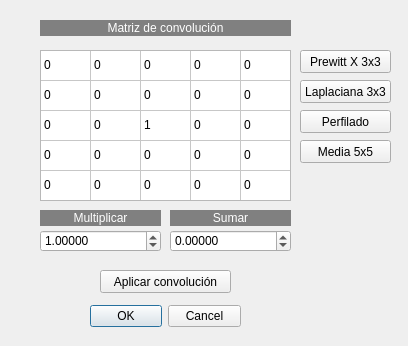
<?xml version="1.0" encoding="UTF-8"?>
<ui version="4.0">
 <class>convolucion</class>
 <widget class="QDialog" name="convolucion">
  <property name="geometry">
   <rect>
    <x>0</x>
    <y>0</y>
    <width>408</width>
    <height>346</height>
   </rect>
  </property>
  <property name="windowTitle">
   <string>Convolución</string>
  </property>
  <widget class="QDialogButtonBox" name="buttonBox">
   <property name="geometry">
    <rect>
     <x>90</x>
     <y>300</y>
     <width>151</width>
     <height>32</height>
    </rect>
   </property>
   <property name="orientation">
    <enum>Qt::Horizontal</enum>
   </property>
   <property name="standardButtons">
    <set>QDialogButtonBox::Cancel|QDialogButtonBox::Ok</set>
   </property>
  </widget>
  <widget class="QLabel" name="label">
   <property name="geometry">
    <rect>
     <x>40</x>
     <y>20</y>
     <width>251</width>
     <height>16</height>
    </rect>
   </property>
   <property name="styleSheet">
    <string notr="true">background-color: rgb(128, 128, 128);
color: rgb(255, 255, 255);</string>
   </property>
   <property name="text">
    <string>Matriz de convolución</string>
   </property>
   <property name="alignment">
    <set>Qt::AlignCenter</set>
   </property>
  </widget>
  <widget class="QTableWidget" name="tableWidget">
   <property name="geometry">
    <rect>
     <x>40</x>
     <y>50</y>
     <width>251</width>
     <height>151</height>
    </rect>
   </property>
   <property name="verticalScrollBarPolicy">
    <enum>Qt::ScrollBarAlwaysOff</enum>
   </property>
   <property name="horizontalScrollBarPolicy">
    <enum>Qt::ScrollBarAlwaysOff</enum>
   </property>
   <property name="rowCount">
    <number>5</number>
   </property>
   <property name="columnCount">
    <number>5</number>
   </property>
   <attribute name="horizontalHeaderVisible">
    <bool>false</bool>
   </attribute>
   <attribute name="horizontalHeaderDefaultSectionSize">
    <number>50</number>
   </attribute>
   <attribute name="verticalHeaderVisible">
    <bool>false</bool>
   </attribute>
   <row/>
   <row/>
   <row/>
   <row/>
   <row/>
   <column/>
   <column/>
   <column/>
   <column/>
   <column/>
   <item row="0" column="0">
    <property name="text">
     <string>0</string>
    </property>
   </item>
   <item row="0" column="1">
    <property name="text">
     <string>0</string>
    </property>
   </item>
   <item row="0" column="2">
    <property name="text">
     <string>0</string>
    </property>
   </item>
   <item row="0" column="3">
    <property name="text">
     <string>0</string>
    </property>
   </item>
   <item row="0" column="4">
    <property name="text">
     <string>0</string>
    </property>
   </item>
   <item row="1" column="0">
    <property name="text">
     <string>0</string>
    </property>
   </item>
   <item row="1" column="1">
    <property name="text">
     <string>0</string>
    </property>
   </item>
   <item row="1" column="2">
    <property name="text">
     <string>0</string>
    </property>
   </item>
   <item row="1" column="3">
    <property name="text">
     <string>0</string>
    </property>
   </item>
   <item row="1" column="4">
    <property name="text">
     <string>0</string>
    </property>
   </item>
   <item row="2" column="0">
    <property name="text">
     <string>0</string>
    </property>
   </item>
   <item row="2" column="1">
    <property name="text">
     <string>0</string>
    </property>
   </item>
   <item row="2" column="2">
    <property name="text">
     <string>1</string>
    </property>
   </item>
   <item row="2" column="3">
    <property name="text">
     <string>0</string>
    </property>
   </item>
   <item row="2" column="4">
    <property name="text">
     <string>0</string>
    </property>
   </item>
   <item row="3" column="0">
    <property name="text">
     <string>0</string>
    </property>
   </item>
   <item row="3" column="1">
    <property name="text">
     <string>0</string>
    </property>
   </item>
   <item row="3" column="2">
    <property name="text">
     <string>0</string>
    </property>
   </item>
   <item row="3" column="3">
    <property name="text">
     <string>0</string>
    </property>
   </item>
   <item row="3" column="4">
    <property name="text">
     <string>0</string>
    </property>
   </item>
   <item row="4" column="0">
    <property name="text">
     <string>0</string>
    </property>
   </item>
   <item row="4" column="1">
    <property name="text">
     <string>0</string>
    </property>
   </item>
   <item row="4" column="2">
    <property name="text">
     <string>0</string>
    </property>
   </item>
   <item row="4" column="3">
    <property name="text">
     <string>0</string>
    </property>
   </item>
   <item row="4" column="4">
    <property name="text">
     <string>0</string>
    </property>
   </item>
  </widget>
  <widget class="QLabel" name="label_2">
   <property name="geometry">
    <rect>
     <x>40</x>
     <y>210</y>
     <width>121</width>
     <height>16</height>
    </rect>
   </property>
   <property name="styleSheet">
    <string notr="true">background-color: rgb(128, 128, 128);
color: rgb(255, 255, 255);</string>
   </property>
   <property name="text">
    <string>Multiplicar</string>
   </property>
   <property name="alignment">
    <set>Qt::AlignCenter</set>
   </property>
  </widget>
  <widget class="QLabel" name="label_3">
   <property name="geometry">
    <rect>
     <x>170</x>
     <y>210</y>
     <width>121</width>
     <height>16</height>
    </rect>
   </property>
   <property name="styleSheet">
    <string notr="true">background-color: rgb(128, 128, 128);
color: rgb(255, 255, 255);</string>
   </property>
   <property name="text">
    <string>Sumar</string>
   </property>
   <property name="alignment">
    <set>Qt::AlignCenter</set>
   </property>
  </widget>
  <widget class="QDoubleSpinBox" name="doubleSpinBox">
   <property name="geometry">
    <rect>
     <x>40</x>
     <y>230</y>
     <width>121</width>
     <height>22</height>
    </rect>
   </property>
   <property name="decimals">
    <number>5</number>
   </property>
   <property name="minimum">
    <double>-10000.000000000000000</double>
   </property>
   <property name="maximum">
    <double>1000.000000000000000</double>
   </property>
   <property name="value">
    <double>1.000000000000000</double>
   </property>
  </widget>
  <widget class="QDoubleSpinBox" name="doubleSpinBox_2">
   <property name="geometry">
    <rect>
     <x>170</x>
     <y>230</y>
     <width>121</width>
     <height>22</height>
    </rect>
   </property>
   <property name="decimals">
    <number>5</number>
   </property>
   <property name="minimum">
    <double>-10000.000000000000000</double>
   </property>
   <property name="maximum">
    <double>1000.000000000000000</double>
   </property>
   <property name="value">
    <double>0.000000000000000</double>
   </property>
  </widget>
  <widget class="QPushButton" name="pushButton">
   <property name="geometry">
    <rect>
     <x>100</x>
     <y>270</y>
     <width>131</width>
     <height>23</height>
    </rect>
   </property>
   <property name="text">
    <string>Aplicar convolución</string>
   </property>
  </widget>
  <widget class="QPushButton" name="pushButton_2">
   <property name="geometry">
    <rect>
     <x>300</x>
     <y>50</y>
     <width>91</width>
     <height>23</height>
    </rect>
   </property>
   <property name="text">
    <string>Prewitt X 3x3</string>
   </property>
  </widget>
  <widget class="QPushButton" name="pushButton_3">
   <property name="geometry">
    <rect>
     <x>300</x>
     <y>80</y>
     <width>91</width>
     <height>23</height>
    </rect>
   </property>
   <property name="text">
    <string>Laplaciana 3x3</string>
   </property>
  </widget>
  <widget class="QPushButton" name="pushButton_4">
   <property name="geometry">
    <rect>
     <x>300</x>
     <y>110</y>
     <width>91</width>
     <height>23</height>
    </rect>
   </property>
   <property name="text">
    <string>Perfilado</string>
   </property>
  </widget>
  <widget class="QPushButton" name="pushButton_5">
   <property name="geometry">
    <rect>
     <x>300</x>
     <y>140</y>
     <width>91</width>
     <height>23</height>
    </rect>
   </property>
   <property name="text">
    <string>Media 5x5</string>
   </property>
  </widget>
 </widget>
 <resources/>
 <connections>
  <connection>
   <sender>buttonBox</sender>
   <signal>accepted()</signal>
   <receiver>convolucion</receiver>
   <slot>accept()</slot>
   <hints>
    <hint type="sourcelabel">
     <x>248</x>
     <y>254</y>
    </hint>
    <hint type="destinationlabel">
     <x>157</x>
     <y>274</y>
    </hint>
   </hints>
  </connection>
  <connection>
   <sender>buttonBox</sender>
   <signal>rejected()</signal>
   <receiver>convolucion</receiver>
   <slot>reject()</slot>
   <hints>
    <hint type="sourcelabel">
     <x>316</x>
     <y>260</y>
    </hint>
    <hint type="destinationlabel">
     <x>286</x>
     <y>274</y>
    </hint>
   </hints>
  </connection>
 </connections>
</ui>
